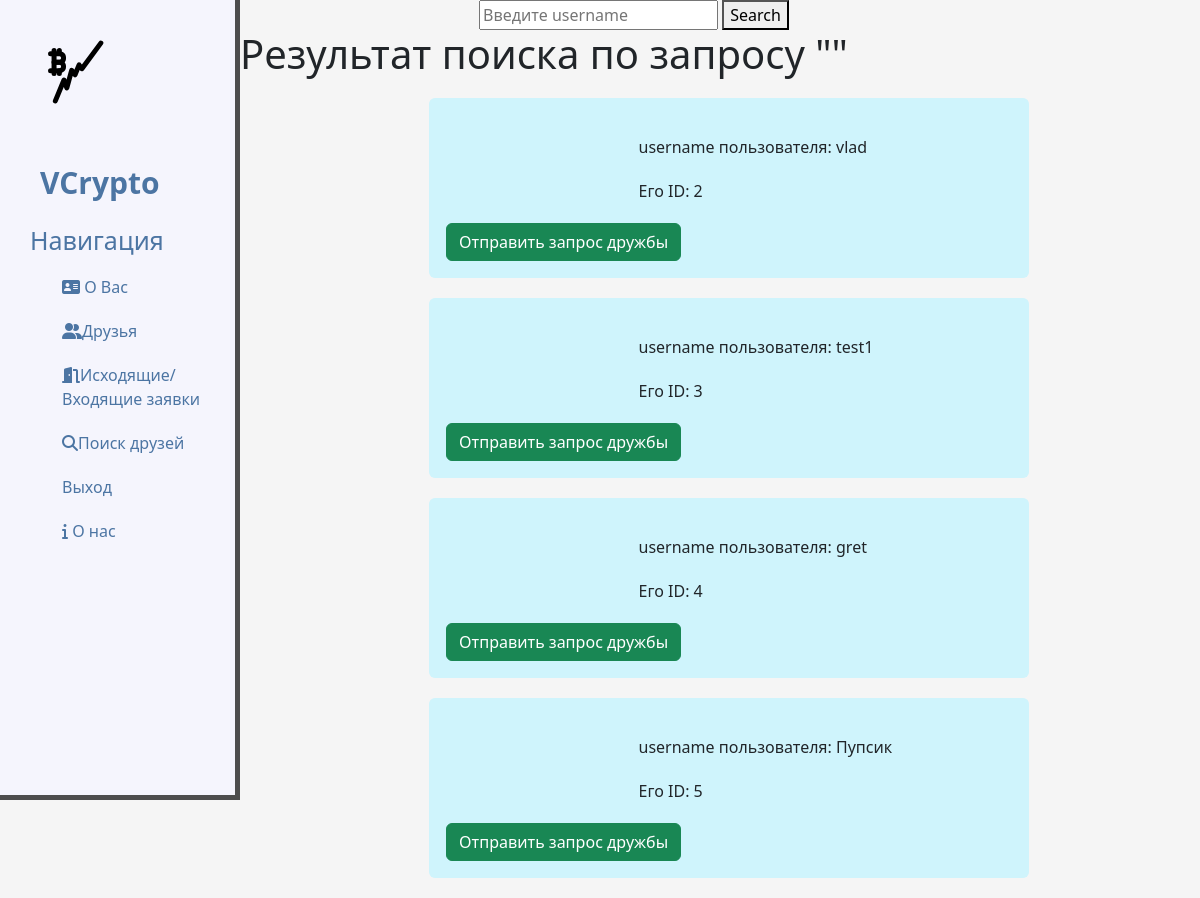
The page /search_results/ (signed in) on the database its author committed.
### users/models.py (models this page shows)
class CustomUser(AbstractUser):
    friends = models.ManyToManyField('CustomUser', blank=True, symmetrical=True)
    bitcoin_address = models.CharField(max_length=100, blank=True)
    def __str__(self):
        return self.username

### main/views.py (the view)
# urls.py: path('search_results/', views.search_results, name='search_results'),
@login_required
def search_results(request):  # поисковая строка
    query = request.GET.get('query')
    if not query:
        query = ""
    results = models.CustomUser.objects.filter(username__icontains=query)
    print(results)
    return render(request, 'main/search_results.html', {'results': results, 'query': query})

### main/templatetags/extras.py (called while the page is built)
@register.simple_tag()
def get_friend_requests_receiver():  # показывает всех получателей
    return [x['receiver'] for x in FriendRequest.objects.values('receiver')]

@register.simple_tag()
def get_friend_requests_sender():  # показывает всех отправителей
    return [x['sender'] for x in FriendRequest.objects.values('sender')]

@register.simple_tag(name='receivers')
def receivers_list(user_id=None):  # показывает получателей от конкретного юзера
    receiver_ids = FriendRequest.objects.filter(sender=user_id).values_list('receiver', flat=True)
    return receiver_ids

@register.simple_tag(name='senders')
def senders_list(user_id=None):  # показывает получателей от конкретного юзера
    sender_ids = FriendRequest.objects.filter(receiver=user_id).values_list('sender', flat=True)
    return sender_ids

### main/templates/main/search_results.html (shortened to what this page needs)
{% extends 'main/layout.html' %}
{% load extras %}
{% block content %}
    <div class="feauture">
        <form action="{% url 'search_results' %}" method="get">
            <input type="text" name="query" placeholder="Введите username">
            <button type="submit">Search</button>
        </form>
        <h1>Результат поиска по запросу "{{ query }}"</h1>
        <ul>
            {% for result in results %}
                {% if user.id != result.id %}
                    <div class="alert alert-info">
                        {% get_friend_requests_receiver as friend_requests_receiver %}
                        {% get_friend_requests_sender as friend_requests_sender %}
                        {% receivers user_id=user.id as list_receivers %}
                        {% senders user_id=user.id as list_senders %}
                        <li><p>username пользователя: {{ result.username }}</p></li>
                        <li><p>Его ID: {{ result.id }}</p></li>
                        {% if result not in user.friends.all and result.id not in list_receivers and result.id not in list_senders %}
                            <a href="{% url 'send_friend_request' result.id %}" class="btn btn-success">Отправить запрос дружбы</a>
                        {% endif %}
                    </div>
                {% endif %}
            {% empty %}
                <li>No results found.</li>
            {% endfor %}
        </ul>
    </div>
{% endblock %}

### main/static/main/css/main.css (style rules this page uses)
body { background: #f5f5f5 }
form { margin-left: 32%; width: 500px; text-align: center; }
div ul li { list-style: none; text-decoration: none; display: block; margin-top: 20px; width: 400px; margin: 20px 34%; text-align: left; }
.alert { --bs-alert-padding-x: 1rem; --bs-alert-padding-y: 1rem; --bs-alert-margin-bottom: 1rem; --bs-alert-color: inherit; --bs-alert-border-color: transparent; --bs-alert-border: 1px solid var(--bs-alert-border-color); --bs-alert-border-radius: 0.375rem; position: relative; padding: var(--bs-alert-padding-y) var(--bs-alert-padding-x); margin-bottom: var(--bs-alert-margin-bottom); color: var(--bs-alert-color); background-color: var(--bs-alert-bg); border: var(--bs-alert-border); border-radius: var(--bs-alert-border-radius); list-style: none; text-decoration: none; display: block; margin-top: 20px; width: 600px; margin: 20px 34%; text-align: left; }

### rows shown on the page
CustomUser: username "vlad", id "2", shows "Отправить запрос дружбы"
CustomUser: username "test1", id "3", shows "Отправить запрос дружбы"
CustomUser: username "gret", id "4", shows "Отправить запрос дружбы"
CustomUser: username "Пупсик", id "5", shows "Отправить запрос дружбы"
